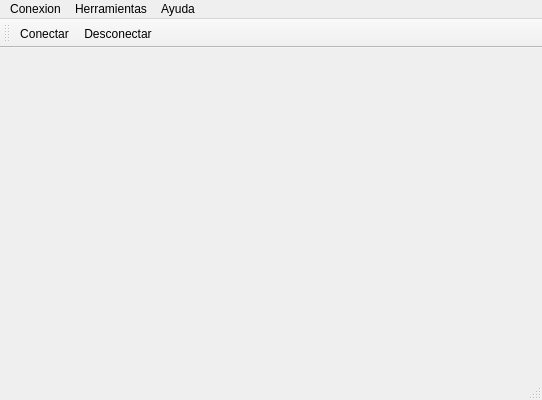
<?xml version="1.0" encoding="UTF-8"?>
<ui version="4.0">
 <class>MainWindow</class>
 <widget class="QMainWindow" name="MainWindow">
  <property name="geometry">
   <rect>
    <x>0</x>
    <y>0</y>
    <width>542</width>
    <height>400</height>
   </rect>
  </property>
  <property name="minimumSize">
   <size>
    <width>542</width>
    <height>400</height>
   </size>
  </property>
  <property name="maximumSize">
   <size>
    <width>542</width>
    <height>400</height>
   </size>
  </property>
  <property name="windowTitle">
   <string>CALICA</string>
  </property>
  <widget class="QWidget" name="centralWidget">
   <widget class="QCameraViewfinder" name="viewfinder" native="true">
    <property name="geometry">
     <rect>
      <x>10</x>
      <y>50</y>
      <width>251</width>
      <height>211</height>
     </rect>
    </property>
   </widget>
   <widget class="QCameraViewfinder" name="viewfinder_2" native="true">
    <property name="geometry">
     <rect>
      <x>280</x>
      <y>50</y>
      <width>251</width>
      <height>211</height>
     </rect>
    </property>
   </widget>
  </widget>
  <widget class="QMenuBar" name="menuBar">
   <property name="geometry">
    <rect>
     <x>0</x>
     <y>0</y>
     <width>542</width>
     <height>20</height>
    </rect>
   </property>
   <widget class="QMenu" name="menuCalls">
    <property name="title">
     <string>Conexion</string>
    </property>
    <addaction name="actionConnect"/>
    <addaction name="actionDisconnect"/>
    <addaction name="separator"/>
    <addaction name="actionQuit"/>
   </widget>
   <widget class="QMenu" name="menuTools">
    <property name="title">
     <string>Herramientas</string>
    </property>
    <addaction name="actionConfigure"/>
    <addaction name="actionBase_de_datos"/>
    <addaction name="actionCamaras"/>
   </widget>
   <widget class="QMenu" name="menuHelp">
    <property name="title">
     <string>Ayuda</string>
    </property>
    <addaction name="actionAbout"/>
   </widget>
   <addaction name="menuCalls"/>
   <addaction name="menuTools"/>
   <addaction name="menuHelp"/>
  </widget>
  <widget class="QToolBar" name="mainToolBar">
   <attribute name="toolBarArea">
    <enum>TopToolBarArea</enum>
   </attribute>
   <attribute name="toolBarBreak">
    <bool>false</bool>
   </attribute>
   <addaction name="actionConnect"/>
   <addaction name="actionDisconnect"/>
  </widget>
  <widget class="QStatusBar" name="statusBar"/>
  <action name="actionAbout">
   <property name="text">
    <string>&amp;Acerca de</string>
   </property>
   <property name="toolTip">
    <string>Acerca del programa</string>
   </property>
   <property name="shortcut">
    <string>Alt+A</string>
   </property>
  </action>
  <action name="actionAboutQt">
   <property name="text">
    <string>About Qt</string>
   </property>
  </action>
  <action name="actionConnect">
   <property name="icon">
    <iconset resource="terminal.qrc">
     <normaloff>:/images/connect.png</normaloff>:/images/connect.png</iconset>
   </property>
   <property name="text">
    <string>C&amp;onectar</string>
   </property>
   <property name="toolTip">
    <string>Connectar a puerto serial</string>
   </property>
   <property name="shortcut">
    <string>Ctrl+O</string>
   </property>
  </action>
  <action name="actionDisconnect">
   <property name="icon">
    <iconset resource="terminal.qrc">
     <normaloff>:/images/disconnect.png</normaloff>:/images/disconnect.png</iconset>
   </property>
   <property name="text">
    <string>&amp;Desconectar</string>
   </property>
   <property name="toolTip">
    <string>Desconectar del puerto serial</string>
   </property>
   <property name="shortcut">
    <string>Ctrl+D</string>
   </property>
  </action>
  <action name="actionConfigure">
   <property name="icon">
    <iconset resource="terminal.qrc">
     <normaloff>:/images/settings.png</normaloff>:/images/settings.png</iconset>
   </property>
   <property name="text">
    <string>&amp;Puertos</string>
   </property>
   <property name="toolTip">
    <string>Configurar puerto serial</string>
   </property>
   <property name="shortcut">
    <string>Alt+C</string>
   </property>
  </action>
  <action name="actionClear">
   <property name="icon">
    <iconset resource="terminal.qrc">
     <normaloff>:/images/clear.png</normaloff>:/images/clear.png</iconset>
   </property>
   <property name="text">
    <string>&amp;Limpiar</string>
   </property>
   <property name="toolTip">
    <string>Limpiar datos</string>
   </property>
   <property name="shortcut">
    <string>Alt+L</string>
   </property>
  </action>
  <action name="actionQuit">
   <property name="icon">
    <iconset resource="terminal.qrc">
     <normaloff>:/images/application-exit.png</normaloff>:/images/application-exit.png</iconset>
   </property>
   <property name="text">
    <string>&amp;Salir</string>
   </property>
   <property name="shortcut">
    <string>Ctrl+Q</string>
   </property>
  </action>
  <action name="actionBase_de_datos">
   <property name="icon">
    <iconset resource="terminal.qrc">
     <normaloff>:/images/settings.png</normaloff>:/images/settings.png</iconset>
   </property>
   <property name="text">
    <string>&amp;Base de datos</string>
   </property>
   <property name="shortcut">
    <string>Ctrl+B</string>
   </property>
  </action>
  <action name="actionCamaras">
   <property name="icon">
    <iconset resource="terminal.qrc">
     <normaloff>:/images/settings.png</normaloff>:/images/settings.png</iconset>
   </property>
   <property name="text">
    <string>&amp;Camaras</string>
   </property>
  </action>
 </widget>
 <layoutdefault spacing="6" margin="11"/>
 <customwidgets>
  <customwidget>
   <class>QCameraViewfinder</class>
   <extends>QWidget</extends>
   <header>qcameraviewfinder.h</header>
   <container>1</container>
  </customwidget>
 </customwidgets>
 <resources>
  <include location="terminal.qrc"/>
 </resources>
 <connections/>
</ui>
